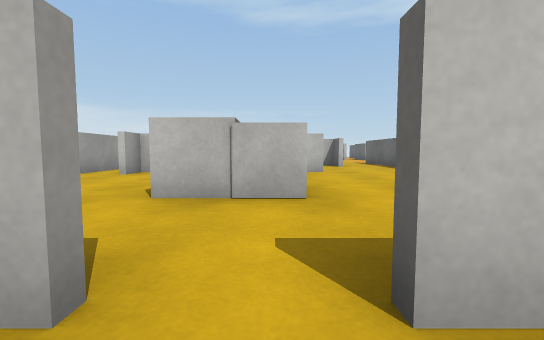
[1] (above)

24 first-person views from a walk through a 3-D level made in the Unity game engine. The camera is 0.54 m above the floor, tilts 4° down and sees 90° across. The floor is counted in squares, 1 m on a side. Each view is taken from the middle of a square. On the plan, view 1 faces up. The plan holds only what a view shows up to about 9 squares ahead; the rest is blank. The place goes on beyond the plan. Surface patterns are stand-ins for the level's own textures.

[2]
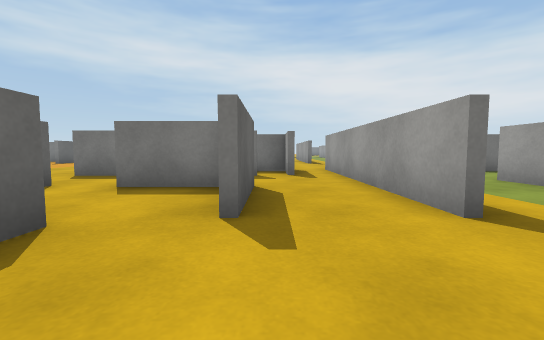

[3]
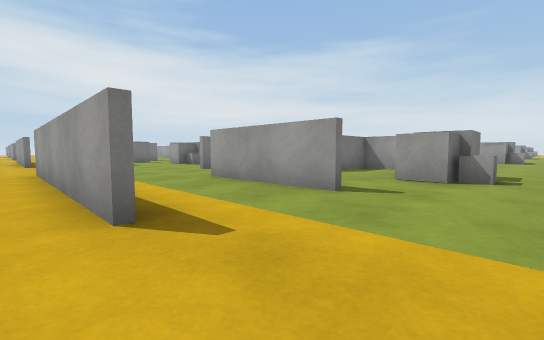

[4]
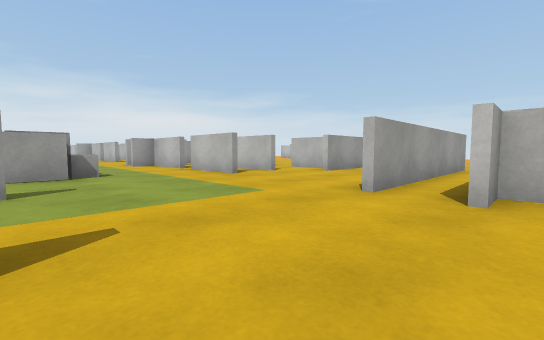

[5]
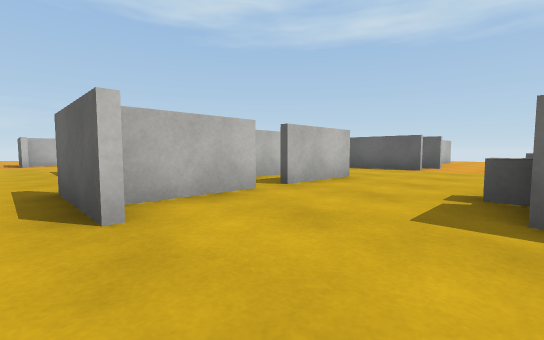

[6]
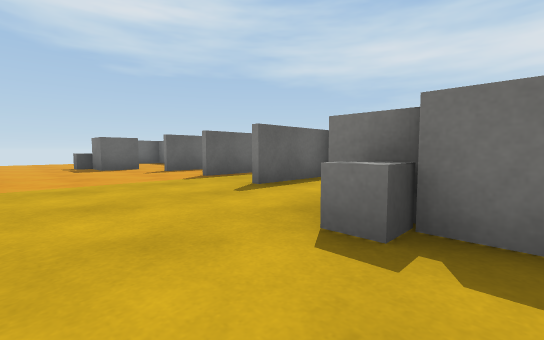

[7]
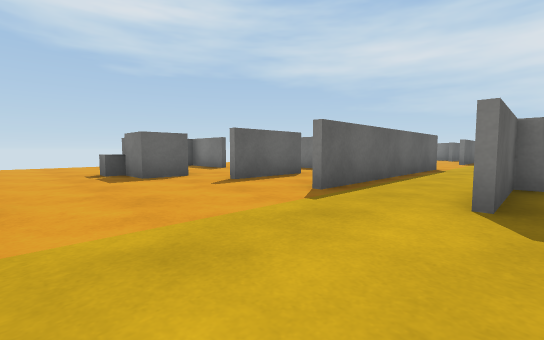

[8]
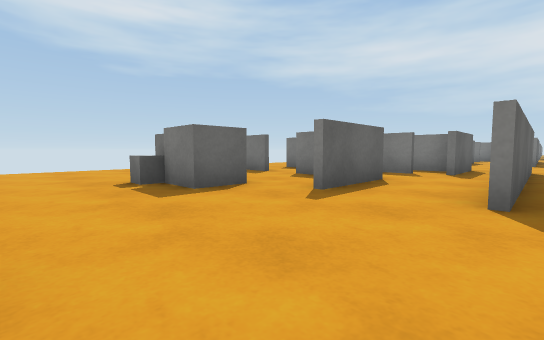

[9]
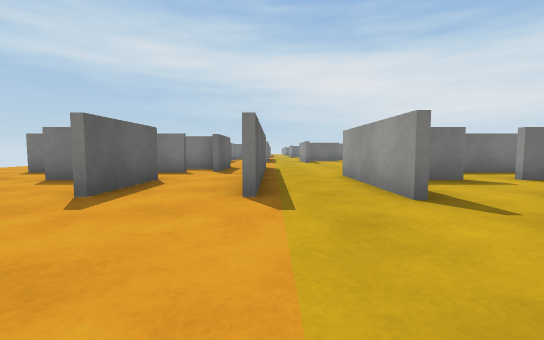

[10]
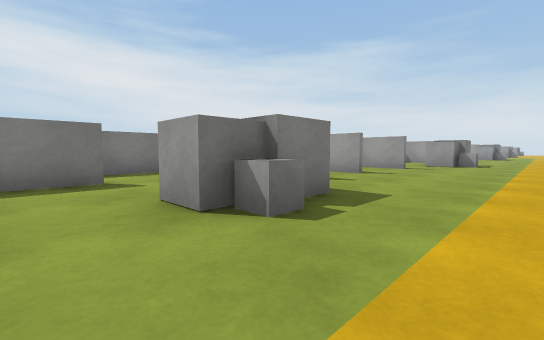

[11]
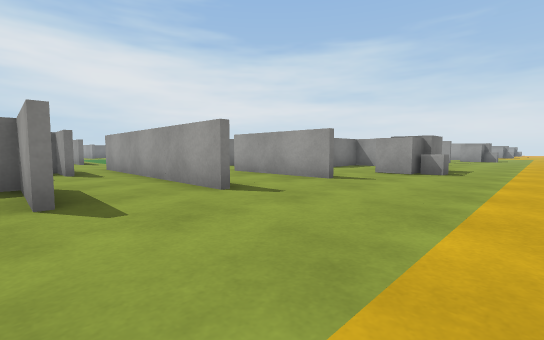

[12]
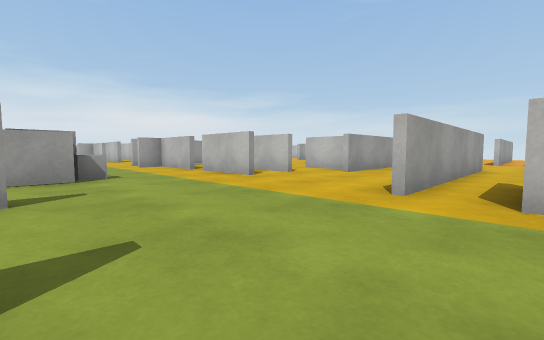

[13]
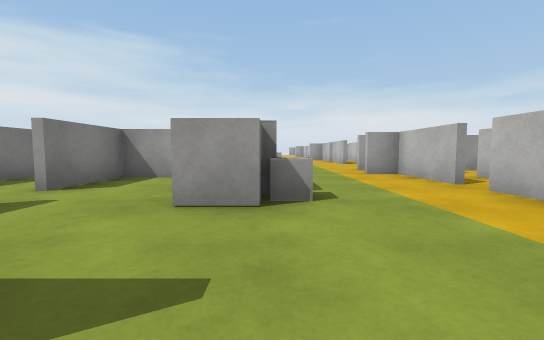

[14]
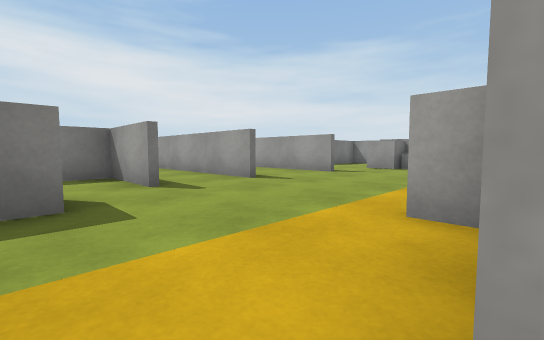

[15]
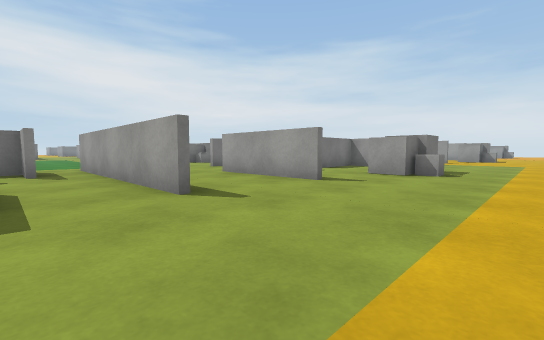

[16]
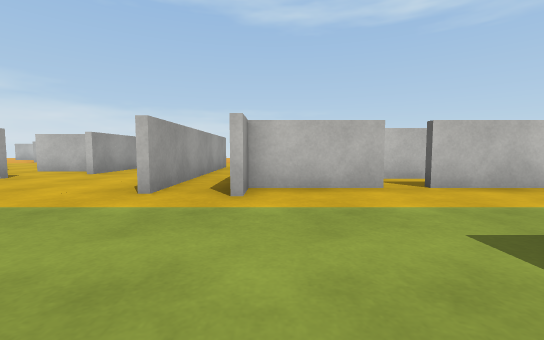

[17]
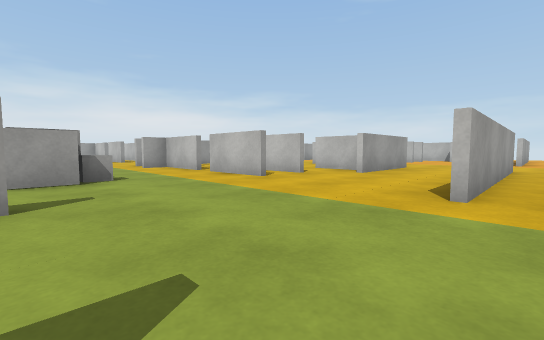

[18]
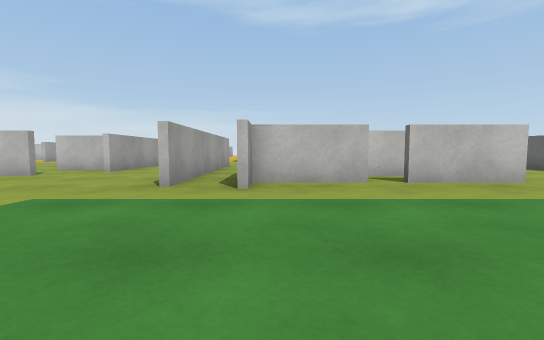

[19]
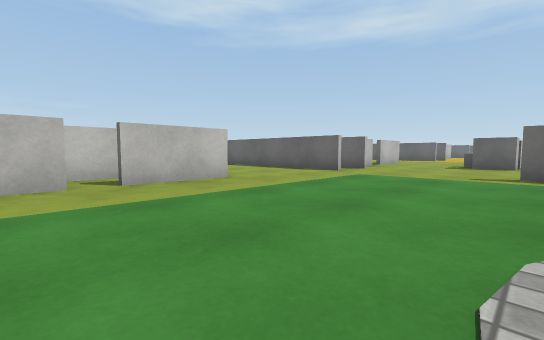

[20]
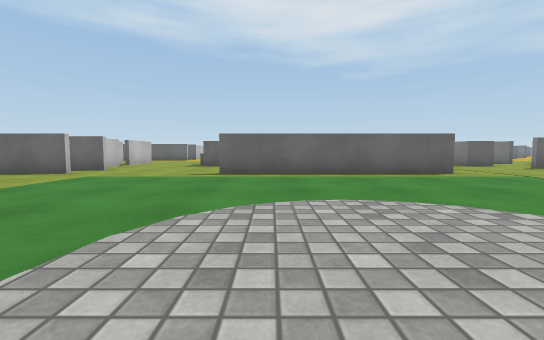

[21]
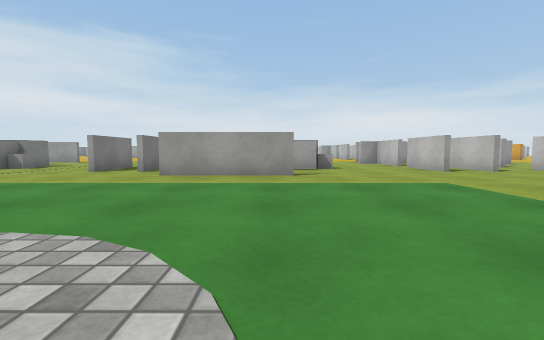

[22]
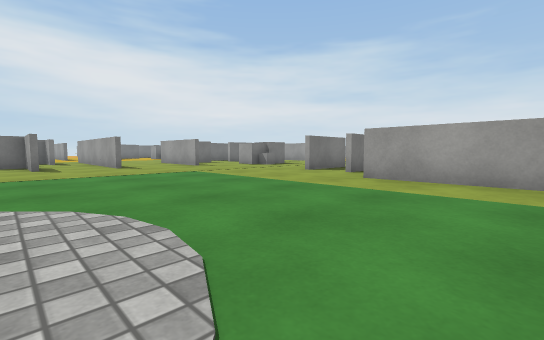

[23]
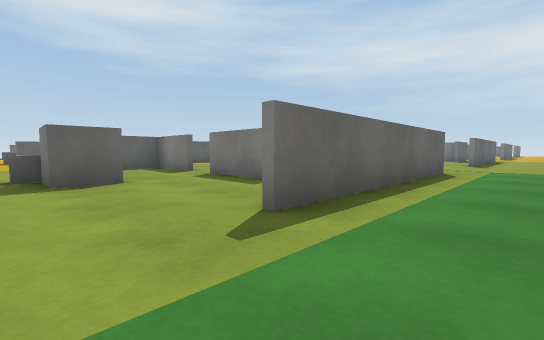

[24]
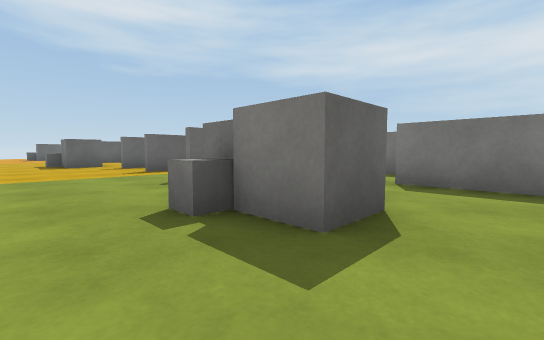

### Floor plan
Key: @ floor where view 1 was taken; # wall or solid block; x gap in a wall; . floor; C cube; O other object.
Columns run from 28 left of view 1 to 12 right of it. Each row starts with its distance up from view 1.
 16                         #
 15                         ..
 14     ..                  ..
 13    ...        ..        ..
 12   #.#.     #  #.       #.
 11   #.#.     #. #.     # #.
 10 ###.#.    ##. #.   ### #.
  9 ....#..   ....#.   ....#..      #
  8 #...#.#####...#   ##...#x#  ##..#
  7 #...#.##.##...######...#.##.##..# #
  6 .........................................
  5 .........................................
  4 ........CC.......CC........CC.......CC...
  3 ..#.....CC.#.....C ..#.....C .#.....C
  2 ..#.#.#....#..#.#....#.#.#....#.#.#....
  1 x##.#.###. #..#.##.###.#.###.##.#.###.#
  0 ..#.#....  #..#.  ...#.#....@.#.#......
 -1 #...#.#### ...##### ...#.#####..#.#####
 -2 #...#.##.##...##   #...###    ..####
 -3 ......#.......##.   ...#       .##
 -4 ............................    ..
 -5 ..................C.........    ..
 -6 C................C  .......C
 -7   #...........#......#.#.#
 -8   #...........#......# #
 -9   #...........# ##.###
-10 #....... .....#   ##
-11 ........  ....#
-12 #.......   ...#
-13 ........    ...
-14 ........    .....
-15 .  .....    .....
-16 O   ###         #

Where each view was taken, in squares from view 1:
view 1: 0 up, 0 right, facing up
view 2: 5 up, 3 left, facing down
view 3: 5 up, 4 left, facing down-left
view 4: 3 up, 3 left, facing up-left
view 5: 4 up, 4 left, facing up-right
view 6: 6 up, 1 left, facing down-right
view 7: 6 up, 2 right, facing down-right
view 8: 6 up, 4 right, facing down-right
view 9: 6 up, 4 right, facing down
view 10: 6 up, 8 left, facing down-left
view 11: 6 up, 12 left, facing down-left
view 12: 3 up, 13 left, facing up-left
view 13: 4 up, 16 left, facing left
view 14: 7 up, 20 left, facing down-left
view 15: 6 up, 22 left, facing down-left
view 16: 3 up, 22 left, facing up
view 17: 3 up, 23 left, facing up-left
view 18: 7 down, 22 left, facing up
view 19: 7 down, 21 left, facing up-right
view 20: 8 down, 21 left, facing right
view 21: 7 down, 20 left, facing left
view 22: 7 down, 21 left, facing down-left
view 23: 5 down, 16 left, facing down-right
view 24: 4 down, 12 left, facing down-right
